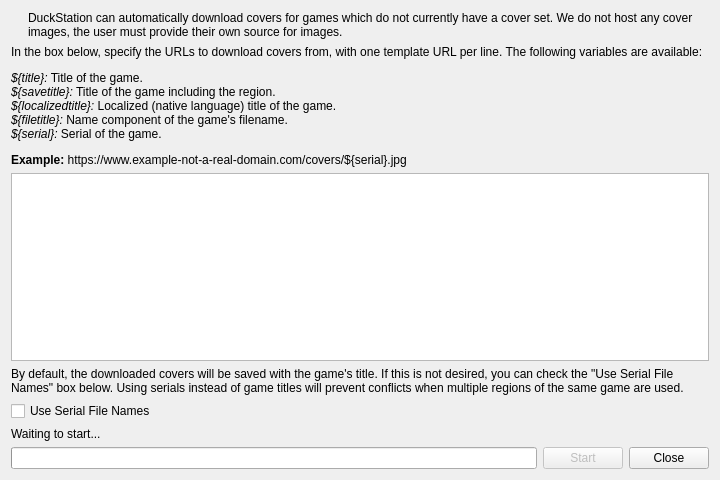
<?xml version="1.0" encoding="UTF-8"?>
<ui version="4.0">
 <class>CoverDownloadWindow</class>
 <widget class="QWidget" name="CoverDownloadWindow">
  <property name="geometry">
   <rect>
    <x>0</x>
    <y>0</y>
    <width>720</width>
    <height>480</height>
   </rect>
  </property>
  <property name="windowTitle">
   <string>Download Covers</string>
  </property>
  <layout class="QVBoxLayout" name="verticalLayout">
   <item>
    <layout class="QHBoxLayout" name="horizontalLayout_2" stretch="0,1">
     <property name="spacing">
      <number>10</number>
     </property>
     <item>
      <widget class="QLabel" name="coverIcon">
       <property name="alignment">
        <set>Qt::AlignmentFlag::AlignLeading|Qt::AlignmentFlag::AlignLeft|Qt::AlignmentFlag::AlignTop</set>
       </property>
      </widget>
     </item>
     <item>
      <widget class="QLabel" name="label">
       <property name="text">
        <string>DuckStation can automatically download covers for games which do not currently have a cover set. We do not host any cover images, the user must provide their own source for images.</string>
       </property>
       <property name="wordWrap">
        <bool>true</bool>
       </property>
      </widget>
     </item>
    </layout>
   </item>
   <item>
    <widget class="QLabel" name="label_3">
     <property name="sizePolicy">
      <sizepolicy hsizetype="Preferred" vsizetype="Minimum">
       <horstretch>0</horstretch>
       <verstretch>0</verstretch>
      </sizepolicy>
     </property>
     <property name="text">
      <string>&lt;html&gt;&lt;head/&gt;&lt;body&gt;&lt;p&gt;In the box below, specify the URLs to download covers from, with one template URL per line. The following variables are available:&lt;/p&gt;&lt;p&gt;&lt;span style=&quot; font-style:italic;&quot;&gt;${title}:&lt;/span&gt; Title of the game.&lt;br/&gt;&lt;span style=&quot; font-style:italic;&quot;&gt;${savetitle}:&lt;/span&gt; Title of the game including the region.&lt;br/&gt;&lt;span style=&quot; font-style:italic;&quot;&gt;${localizedtitle}:&lt;/span&gt; Localized (native language) title of the game.&lt;br/&gt;&lt;span style=&quot; font-style:italic;&quot;&gt;${filetitle}:&lt;/span&gt; Name component of the game's filename.&lt;br/&gt;&lt;span style=&quot; font-style:italic;&quot;&gt;${serial}:&lt;/span&gt; Serial of the game.&lt;/p&gt;&lt;p&gt;&lt;span style=&quot; font-weight:700;&quot;&gt;Example:&lt;/span&gt; https://www.example-not-a-real-domain.com/covers/${serial}.jpg&lt;/p&gt;&lt;/body&gt;&lt;/html&gt;</string>
     </property>
     <property name="wordWrap">
      <bool>true</bool>
     </property>
    </widget>
   </item>
   <item>
    <widget class="QTextEdit" name="urls"/>
   </item>
   <item>
    <widget class="QLabel" name="label_2">
     <property name="sizePolicy">
      <sizepolicy hsizetype="Preferred" vsizetype="Minimum">
       <horstretch>0</horstretch>
       <verstretch>0</verstretch>
      </sizepolicy>
     </property>
     <property name="text">
      <string>By default, the downloaded covers will be saved with the game's title. If this is not desired, you can check the &quot;Use Serial File Names&quot; box below. Using serials instead of game titles will prevent conflicts when multiple regions of the same game are used.</string>
     </property>
     <property name="wordWrap">
      <bool>true</bool>
     </property>
    </widget>
   </item>
   <item>
    <widget class="QCheckBox" name="useSerialFileNames">
     <property name="text">
      <string>Use Serial File Names</string>
     </property>
    </widget>
   </item>
   <item>
    <widget class="QLabel" name="status">
     <property name="text">
      <string>Waiting to start...</string>
     </property>
    </widget>
   </item>
   <item>
    <layout class="QHBoxLayout" name="horizontalLayout">
     <item>
      <widget class="QProgressBar" name="progress"/>
     </item>
     <item>
      <widget class="QPushButton" name="start">
       <property name="enabled">
        <bool>false</bool>
       </property>
       <property name="text">
        <string>Start</string>
       </property>
       <property name="default">
        <bool>true</bool>
       </property>
      </widget>
     </item>
     <item>
      <widget class="QPushButton" name="close">
       <property name="text">
        <string>Close</string>
       </property>
      </widget>
     </item>
    </layout>
   </item>
  </layout>
 </widget>
 <resources/>
 <connections/>
</ui>
